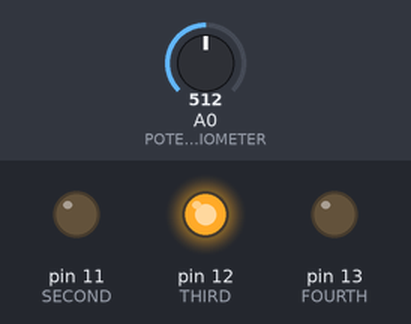
This sketch was run on a simulated Arduino Uno, built with avr-gcc and run on an emulated ATmega328P. Shown: output pins drawn as LEDs (lit = HIGH). The test bench sets the inputs (shaded band); at power-on: A0 (POTENTIOMETER) = 512. Pins used as bus, display or sensor lines are not drawn.

Above: at 1.3 s.
1.4 s: A0 (POTENTIOMETER) set to 0
At 2.5 s:
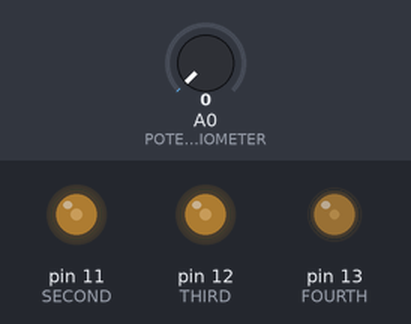
3.0 s: A0 (POTENTIOMETER) set to 122
At 3.18 s:
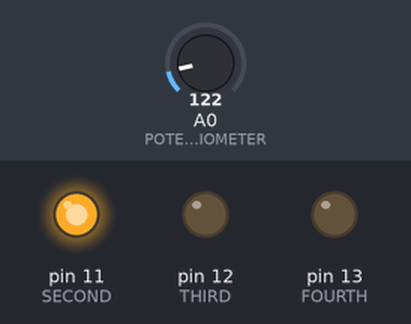
At 3.67 s:
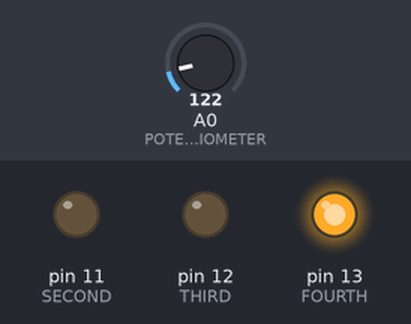
Timing chart, 0 to 12.1 s (numbered marks = the images above; inputs shaded):
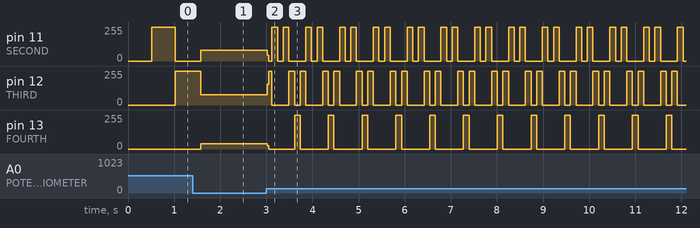

Measured:
- after the input at 1.4 s, pin 11 (SECOND): 0/255 → 79/255 after 0.18 s
- after the input at 3.0 s, pin 12 (THIRD): 78/255 → 155/255 at once, then moves between 0/255 and 255/255, repeating every 0.73 s; pin 13 (FOURTH): 39/255 → 23/255 at once, then repeats every 0.68 s: 0/255 0.55 s, 255/255 0.12 s

The sketch:

bouncing-led.ino
```cpp
#define FIRST 10
#define SECOND 11
#define THIRD 12
#define FOURTH 13
#define POTENTIOMETER A0

int index = 0;
bool bounce = true;
int pins[] = {FIRST, SECOND, THIRD, FOURTH};
int lenght = 3;

void setup() {
  // put your setup code here, to run once:
  pinMode(FIRST, OUTPUT);
  pinMode(SECOND, OUTPUT);
  pinMode(THIRD, OUTPUT);
  pinMode(FOURTH, OUTPUT);
  Serial.begin(115200);
}

void loop() {
  // put your main code here, to run repeatedly
  digitalWrite(pins[index], HIGH);
  delay(analogRead(POTENTIOMETER));
  digitalWrite(pins[index], LOW);
  if (index >= lenght) { bounce = true; }
  else if (index <= 0) { bounce = false; }
  index += bounce ? -1 : 1;
}
```
